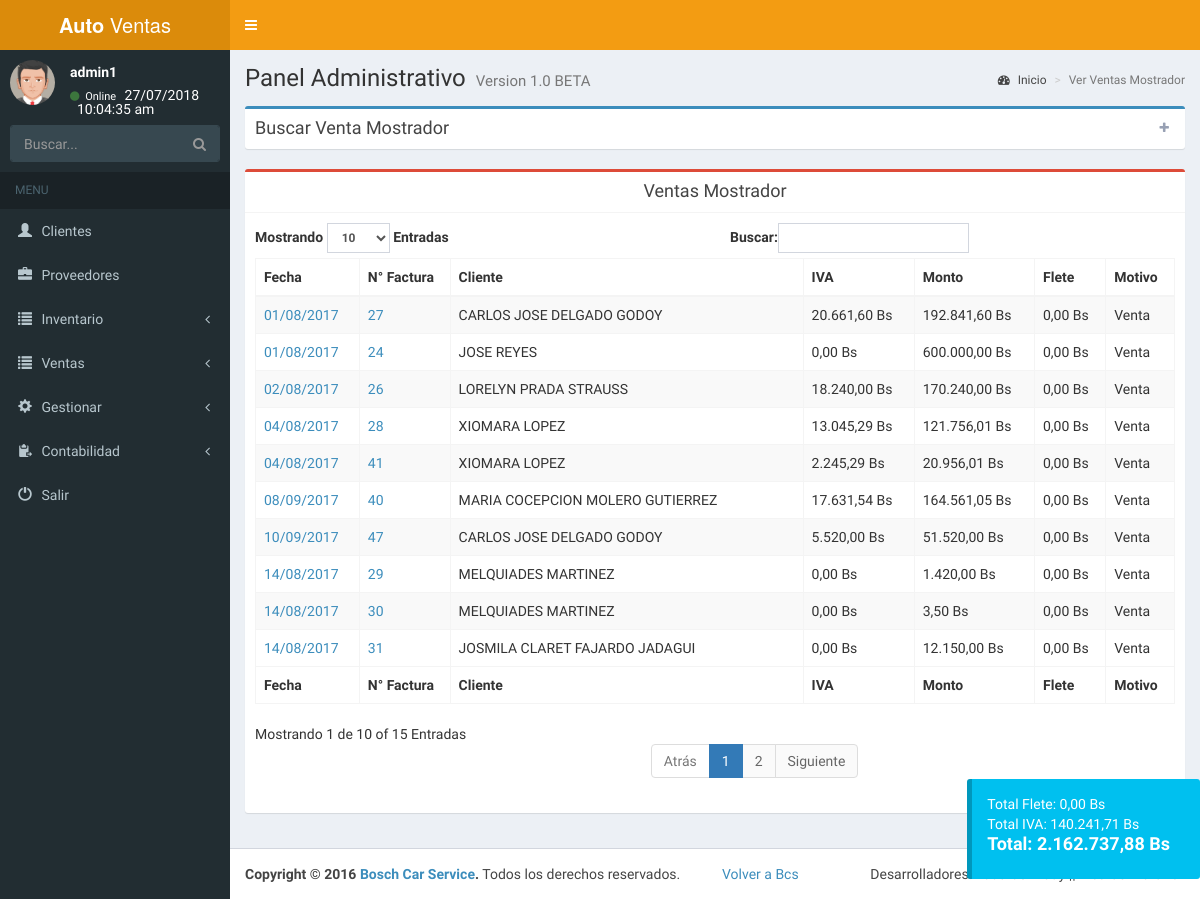
The app's page /admin/ver_facturar_mo.php (signed in), older data.
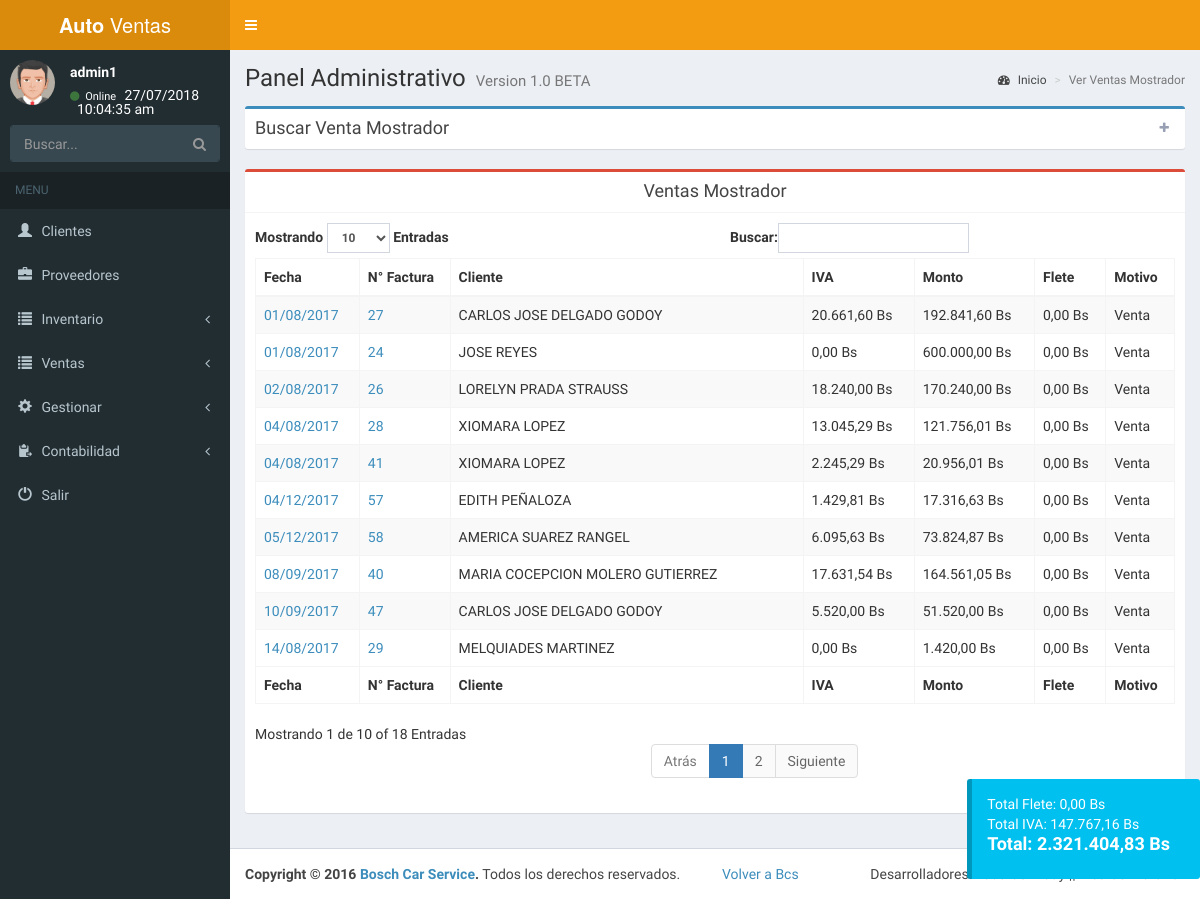
The same page, newer data.
### tables this page shows
CREATE TABLE `factura` (
  `id_factura` int(11) NOT NULL,
  `id_cliente` int(11) NOT NULL,
  `fecha` date NOT NULL,
  `iva` varchar(5) NOT NULL,
  `flete` varchar(30) NOT NULL,
  `ml` int(11) NOT NULL,
  `habilitado` int(11) NOT NULL,
  `imp` int(11) NOT NULL
);

CREATE TABLE `cliente` (
  `id_cliente` int(11) NOT NULL,
  `id_tipo` int(11) NOT NULL,
  `dni` varchar(10) NOT NULL,
  `nombre` varchar(100) NOT NULL,
  `telf` varchar(15) NOT NULL,
  `direccion` varchar(100) NOT NULL,
  `correo` varchar(50) NOT NULL,
  `images` longtext NOT NULL,
  `habilitado` int(11) NOT NULL
);

CREATE TABLE `detalle_factura` (
  `id_detalle` int(11) NOT NULL,
  `id_factura` int(11) NOT NULL,
  `id_pieza` int(11) NOT NULL,
  `cantidad` int(11) NOT NULL,
  `monto` varchar(140) NOT NULL
);

### admin/conexion.php (called while the page is built, shortened)
<?php session_start();
function cons($var){
$ret= mysqli_query($_SESSION['conexion_database'],$var) or die(mysqli_error($_SESSION['conexion_database']));
return $ret;
}
?>

### admin/ver_facturar_mo.php (the view, shortened to what this page needs)
<?php include("menu.php");
?>
  <link rel="stylesheet" href="plugins/daterangepicker/daterangepicker.css">
  <div class="content-wrapper">
    <section class="content-header">
      <h1>
        Panel Administrativo
        <small>Version 1.0 BETA</small>
      </h1>
      <ol class="breadcrumb">
        <li><a href="index.php"><i class="fa fa-dashboard"></i> Inicio</a></li>
        <li class="active">Ver Ventas Mostrador</li>
      </ol>
    </section>
    <section class="content">
<?php
if(isset($_SESSION['ingreso'])){
?>
<div class="box box-primary collapsed-box">
            <div class="box-header with-border" data-widget="collapse">
              <h3 class="box-title">Buscar Venta Mostrador</h3>
              <div class="box-tools pull-right">
                <button type="button" class="btn btn-box-tool" data-widget="collapse"><i class="fa fa-plus"></i>
                </button>
              </div>
            </div>
              </div>
<?php
$consulta=("SELECT * FROM factura WHERE habilitado=0 AND ml=1");
      $s=cons($consulta);
      if(mysqli_num_rows($s)<=0){
      echo alerta("No hay Ventas Mostrador registradas");
      }else{
        echo '<div class="box box-danger">
            <div class="box-header with-border text-center">
              <h3 class="box-title">Ventas Mostrador</h3>
            </div>
            <div class="box-body">
              <table id="example1" class="table table-bordered table-striped">
                <thead>
                <tr>
                  <th>Fecha</th>
                  <th>N° Factura</th>
                  <th>Cliente</th>
                  <th>IVA</th>
                  <th>Monto</th>
                  <th>Flete</th>
                  <th>Motivo</th>
                </tr>
                </thead>
                <tbody id="prep">';
$total_iva=0;
$total_monto=0;
$total_flete=0;
while($row=mysqli_fetch_array($s)){
$id_factura=$row['id_factura'];
$fecha1=$row['fecha'];
$explo=explode('-', $fecha1);
$fecha=$explo[2]."/".$explo[1]."/".$explo[0];
$id_cliente=$row['id_cliente'];
$iva1=$row['iva'];
$flete1=$row['flete'];
$ml=$row['ml'];
$consulta3=("SELECT * FROM cliente WHERE id_cliente='$id_cliente' AND habilitado=0" );
$s3=cons($consulta3);
while($row3=mysqli_fetch_array($s3)){
$cliente=$row3['nombre'];
$consulta2=("SELECT * FROM detalle_factura WHERE id_factura='$id_factura'");
$s2=cons($consulta2);
$monto_pieza=0;
$tiva=0;
$tmonto=0;
if(mysqli_num_rows($s2)<=0){
echo alerta("Error en consulta 1");
}else{
while($row2=mysqli_fetch_array($s2)){
$monto11=$row2['monto'];
$cantidad11=$row2['cantidad'];
$monto_pieza2=($monto11*$cantidad11);
$monto_pieza=($monto_pieza+$monto_pieza2);
}
$tiva=($monto_pieza*($iva1/100));
$tmonto=($monto_pieza+$tiva);
}
if ($ml==0) {
  $motivo="MercadoLibre";
  $mercadolibre=$tmonto;
}else{
  $motivo="Venta";
}
echo '<tr>
<td><a href="perfil_venta.php?id='.$id_factura.'">'.$fecha.'</a></td>
<td><a href="perfil_venta.php?id='.$id_factura.'">'.$id_factura.'</a></td>
<td>'.$cliente.'</td>
<td>'.number_format($tiva,2,",",".").'&nbsp;Bs</td>
<td>'.number_format($tmonto,2,",",".").'&nbsp;Bs</td>
<td>'.number_format($flete1,2,",",".").'&nbsp;Bs</td>
<td>'.$motivo.'&nbsp;</td>
</tr>';
$total_iva=($total_iva+$tiva);
$total_monto=($total_monto+$tmonto);
$total_flete=($total_flete+$flete1);
}
}
echo '</tbody>
<tfoot>
    <tr>
                  <th>Fecha</th>
                  <th>N° Factura</th>
                  <th>Cliente</th>
                  <th>IVA</th>
                  <th>Monto</th>
                  <th>Flete</th>
                  <th>Motivo</th>
                </tr>
</tfoot>
</table>
</div>
          </div>';
        }
?>
<?php
echo '<div id="totales" class="callout callout-info">
Total Flete: '.number_format($total_flete,2,",",".").' Bs
<br>Total IVA: '.number_format($total_iva,2,",",".").'
 Bs<br><h4>Total: '.number_format(($total_iva+($total_monto)),2,",",".").' Bs</h4>
</div>';
              ?>
<?php
}
include("footer.php");
?>

Row changes from the older to the newer data that the page shows:
no longer on this page (row unchanged): factura: fecha "14/08/2017", id_factura "30", flete "0,00", ml "Venta", cliente (nombre "MELQUIADES MARTINEZ", detalle_factura.monto+cantidad "0,00", detalle_factura.monto+cantidad "3,50")
no longer on this page (row unchanged): factura: fecha "14/08/2017", id_factura "31", flete "0,00", ml "Venta"
no longer on this page (row unchanged): cliente: nombre "JOSMILA CLARET FAJARDO JADAGUI", detalle_factura.monto+cantidad "0,00", detalle_factura.monto+cantidad "12.150,00"
added factura: fecha "04/12/2017", id_factura "57", flete "0,00", ml "Venta"
added cliente: nombre "EDITH PEÑALOZA", tiva "1.429,81", tmonto "17.316,63"
added factura: fecha "05/12/2017", id_factura "58", flete "0,00", ml "Venta"
added cliente: nombre "AMERICA SUAREZ RANGEL", tiva "6.095,63", tmonto "73.824,87"
Text that changed along with them:
text written by a page script: "Mostrando Entradas Buscar: Mostrando 1 de 10 of 15 Entradas Atrás 1 2 Siguiente" → "Mostrando Entradas Buscar: Mostrando 1 de 10 of 18 Entradas Atrás 1 2 Siguiente"
$total_iva: "140.241,71" → "147.767,16"
$total_iva+($total_monto): "2.162.737,88" → "2.321.404,83"
